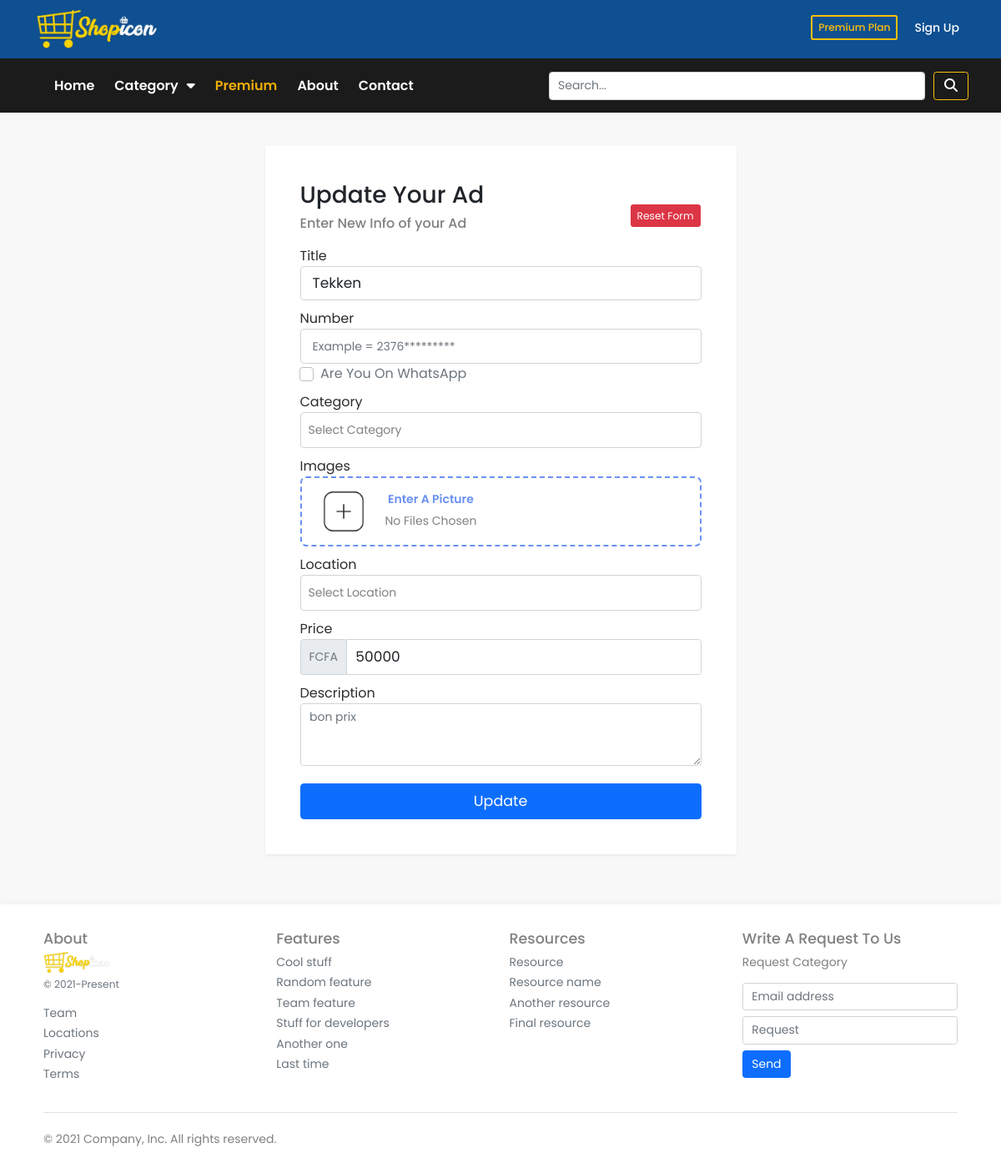
Screenshot of /update_page.php?updateIdAd=8 with the database file from the repository.
### tables this page shows
CREATE TABLE IF NOT EXISTS `product_ads` (
  `id` int NOT NULL AUTO_INCREMENT,
  `title` varchar(255) NOT NULL,
  `number` varchar(255) NOT NULL,
  `wa_status` varchar(255) NOT NULL,
  `category` varchar(255) NOT NULL,
  `location` varchar(255) NOT NULL,
  `images` varchar(255) NOT NULL,
  `price` int NOT NULL,
  `description` varchar(255) NOT NULL,
  `user_email` varchar(255) NOT NULL,
  `user_name` varchar(255) NOT NULL,
  `date` datetime NOT NULL DEFAULT CURRENT_TIMESTAMP,
  `premium_nature` int NOT NULL,
  PRIMARY KEY (`id`)
);

### update_page.php (the view, shortened to what this page needs)
<?php
  require 'components/connect.php';
  $get_id = $_GET['updateIdAd'];
  $new_sql = "SELECT * FROM product_ads WHERE id = '$get_id'";
  $result = mysqli_query($conn, $new_sql);
  $row = mysqli_fetch_assoc($result);
  $old_title = $row['title'];
  $old_location = $row['location'];
  $old_price = $row['price'];
  $old_description = $row['description'];
?>
<!DOCTYPE html>
<html lang="en">
<head>
  <link rel="stylesheet" href="./css/all.css" />
  <link rel="stylesheet" href="main_style/block.css" />
  <link rel="stylesheet" href="main_style/main.css">
  <link rel="stylesheet" href="bootstrapv5/css/bootstrap.min.css" />
  <link href="https://cdn.jsdelivr.net/npm/bootstrap@5.1.3/dist/css/bootstrap.min.css" rel="stylesheet"
 />
  <link rel="stylesheet" href="main_style/registering.css">
  <link rel="stylesheet" href="main_style/insert.css">
  <link href="./main_style/carousel.css" rel="stylesheet">
</head>
<body style="background: rgb(248, 248, 248);">
  <?php
    require_once('components/header.php');
  ?>
  <div class="page_wrapper">
    <div class="container-scroller">
      <div class="container-fluid page-body-wrapper full-page-wrapper">
        <div class="content-wrapper">
          <div class="row flex-grow px-md-3 px-md-3">
            <div class="col-lg-6 mx-auto">
              <div style="background-color: white;" class=" text-left p-sm-5 p-4 py-5 shadow-sm main_card" >
                <h2 style="font-weight: 500;" class=" text-dark">Update Your Ad</h2>
                <div class="d-flex justify-content-between align-items-center">
                  <h6 style="font-size: 16px;" class="font-weight-light">Enter New Info of your Ad</h6>
                </div>
                <form class="pt-3" method="POST" autocomplete="off" enctype="multipart/form-data" >
                  <div class="form-group">
                    <label for="exampleInputUsername1">Title</label>
                    <input type="text" value="<?php echo $old_title;?>" class="form-control form-control-lg" id="exampleInputUsername1"
                      placeholder="Product name should be short and precise" name="title">
                  </div>
                  <div class="form-group">
                    <label for="exampleInputNumber">Number</label>
                    <input type="text" class="form-control form-control-lg" id="exampleInputNumber"
                      placeholder="Example = 2376*********"  name="number">
                    <div class="px-1">
                      <div class="form-check">
                        <label class="form-check-label text-muted">
                          <input type="checkbox" name="wa_status" value="Yes. I'm on WhatsApp" class="form-check-input"> Are You On WhatsApp</label>
                      </div>
                    </div>
                  </div>
                  <div class="form-group">
                    <label for="exampleFormControlSelect1">Category</label>
                    <select  name="category" class="form-control form-control-lg" style="color: grey; padding: 10px 9px;"
                      id="exampleFormControlSelect1">
                      <option  value="">Select Category</option>
                    </select>
                  </div>
                  <div class="form-group">
                    <label for="">Images</label>
                    <div class="container_upload">
                      <div class="main_box">
                          <label for="file-input">
                              <img  src="system_image/2180658_add_add photo_upload_plus_icon.png" alt="">
                          </label>
                          <div style="display: block; text-align: start;">
                              <p style="margin: 15px 0px 5px 0px; color: #6990F2; font-weight: 600;">Enter A Picture</p>
                              <p style="margin: 0px; text-align: left;" id="num-of-files">No Files Chosen</p>
                          </div>
                      </div>
                    </div>
                  </div>
                  <div class="form-group">
                    <label for="exampleFormControlSelect1">Location</label>
                    <select value="<?php echo $old_location;?>" name="location" class="form-control form-control-lg" style="color: grey; padding: 10px 9px;"
                      id="exampleFormControlSelect1">
                      <option value="">Select Location</option>
                    </select>
                  </div>
                  <div class="form-group">
                    <label for="">Price</label>
                    <div class="input-group">
                      <div class="input-group-prepend ">
                        <div class="input-group-text text-secondary" style="padding: 10px;">FCFA</div>
                      </div>
                      <input value="<?php echo $old_price;?>" name="price" type="number" inputmode="" placeholder="Price" class="form-control">
                    </div>
                  </div>
                  <div class="form-group">
                    <label for="exampleInputEmail1">Description</label>
                    <textarea name="description" placeholder="<?php echo $old_description;?>" class="form-control" id="" rows="3"></textarea>
                  </div>
                  <button class="btn btn-sm btn-danger restart_form" type="reset">Reset Form</button>
                  <div class="mt-4">
                    <button type="submit" name="update-ad" class="w-100 btn btn-block btn-primary btn-lg font-weight-medium auth-form-btn">Update</button>
                  </div>
                </form>
              </div>
            </div>
          </div>
        </div>
      </div>
    </div>
  </div>
  <?php
    require_once('components/footer.php');
  ?>
</body>
</html>

### main_style/block.css (style rules this page uses)
* { box-sizing: border-box; text-decoration: none; list-style: none; padding: 0px; margin: 0px; scroll-behavior: smooth; font-family: 'Poppins', sans-serif; }
html,body { font-size: 14px; width: 100%; text-decoration: none; overflow-x: hidden; margin: 0px; }
.page_wrapper { min-height: 100%; width: 100%; }

### main_style/registering.css (style rules this page uses)
* { box-sizing: border-box; text-decoration: none; list-style: none; padding: 0px; margin: 0px; scroll-behavior: smooth; font-family: 'Poppins', sans-serif; color: grey; }
body { background-color: #F2EDF3; }
.main_card { position: relative; }
.form-group { margin-top: 10px; }
.form-group label { font-size: 16px; color: rgb(44, 44, 44); }
.form-group input { font-size: 17px; }
.form-group:first-child { margin-top: -3px; }
.container-scroller { padding: 40px 0px; }
.restart_form { position: absolute; top: 70px; right: 43px; }

### main_style/insert.css (style rules this page uses)
.container_upload { background-color: #ffffff; width: 100%; position: relative; border-radius: 7px; border: 2px dashed #6990F2; }
.container_upload label { display: block; position: relative; cursor: pointer; }
.container_upload p { text-align: center; margin: 20px 0 30px 0; }
.container_upload .main_box { display: flex; }
.container_upload .main_box img { min-width: 100px; }
.container_upload img { width: 70px; height: 80px; object-fit: cover; }

### update_page.php (style rules this page uses)
*, a { text-decoration: none; }
.form-group input::placeholder, #exampleFormControlSelect1 { font-size: 14px; }
.form-group input[type=number] { -moz-appearance: textfield; }

### rows the page displays
product_ads: title "Tekken", price "50000", description "bon prix"
